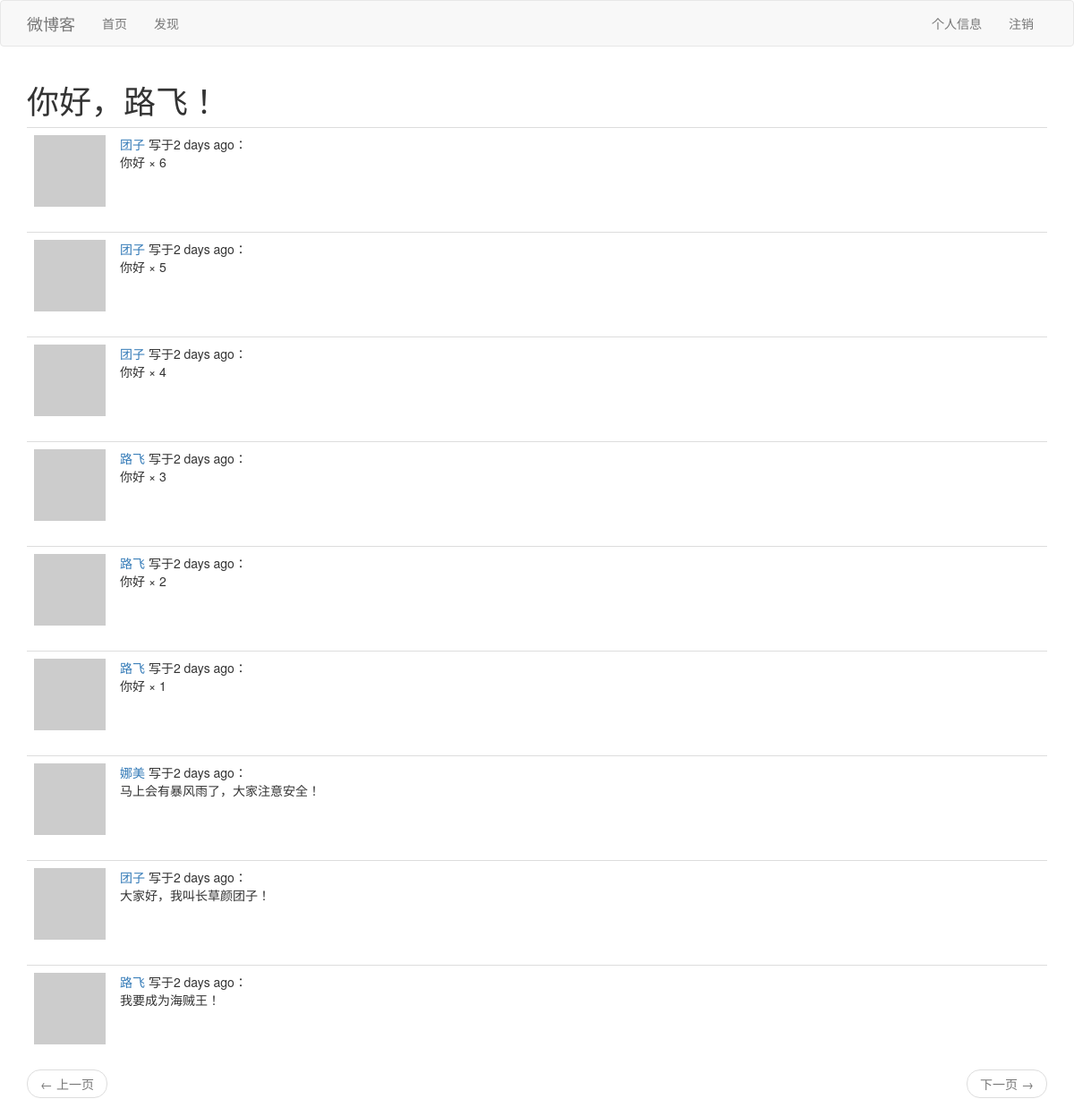
Page /explore (signed in) on the committed database.
### app/models.py (models this page shows, shortened)
class User(UserMixin, db.Model):
    id = db.Column(db.Integer, primary_key=True)
    username = db.Column(db.String(64), index=True, unique=True)
    email = db.Column(db.String(120), index=True, unique=True)
    password_hash = db.Column(db.String(128))
    posts = db.relationship('Post', backref='author', lazy='dynamic')
    about_me = db.Column(db.String(140))
    last_seen = db.Column(db.DateTime, default=datetime.utcnow)
    followed = db.relationship(
        'User', secondary=followers,
        primaryjoin=(followers.c.follower_id == id),
        secondaryjoin=(followers.c.followed_id == id),
        backref=db.backref('followers', lazy='dynamic'),
        lazy='dynamic')
    def avatar(self, size):
        digest = md5(self.email.lower().encode('utf-8')).hexdigest()
        return 'https://www.gravatar.com/avatar/{}?d=robohash&s={}'.format(
            digest, size)

class Post(db.Model):
    id = db.Column(db.Integer, primary_key=True)
    body = db.Column(db.String(140))
    timestamp = db.Column(db.DateTime, index=True, default=datetime.utcnow)
    user_id = db.Column(db.Integer, db.ForeignKey('user.id'))

### app/routes.py (the view)
@app.route('/explore')
@login_required
def explore():
    page = request.args.get('page', 1, type=int)
    posts = Post.query.order_by(Post.timestamp.desc()).paginate(
        page, app.config['POSTS_PER_PAGE'], False)
    next_url = url_for('index', page=posts.next_num) if posts.has_next else None
    prev_url = url_for('index', page=posts.prev_num) if posts.has_prev else None
    return render_template('index.html', title='发现', posts=posts.items,
                           next_url=next_url, prev_url=prev_url)

### app/models.py (called while the page is built)
@login.user_loader
def load_user(id):
    return User.query.get(int(id))

### app/routes.py (called while the page is built)
@app.before_request
def before_request():
    if current_user.is_authenticated:
        current_user.last_seen = datetime.utcnow()
        db.session.commit()

### app/templates/index.html (shortened to what this page needs)
{% extends 'base.html' %}
{% import 'bootstrap/wtf.html' as wtf %}
{% block app_content %}
    <h1>你好，{{ current_user.username }}！</h1>
    {% for post in posts %}
        {% include '_post.html' %}
    {% endfor %}
    <nav aria-label="...">
        <ul class="pager">
            <li class="previous{% if not prev_url %} disabled{% endif %}">
                <a href="{{ prev_url or '#' }}">
                    <span aria-hidden="true">&larr;</span> 上一页
                </a>
            </li>
            <li class="next{% if not next_url %} disabled{% endif %}">
                <a href="{{ next_url or '#' }}">
                    下一页 <span aria-hidden="true">&rarr;</span>
                </a>
            </li>
        </ul>
    </nav>
{% endblock %}

### app/templates/_post.html (shortened to what this page needs)
<table class="table table-hover">
    <tr>
        <td width="70px">
            <a href="{{ url_for('user', username=post.author.username) }}">
                <img src="{{ post.author.avatar(36) }}">
            </a>
        </td>
        <td>
            <a href="{{ url_for('user', username=post.author.username) }}">
                {{ post.author.username }}
            </a>
            写于{{ moment(post.timestamp).fromNow() }}：
            <br/>
            {{ post.body }}
        </td>
</table>

### rows in the picture
User: username "路飞"
Post: author.username "团子", timestamp "2 days ago", body "你好 × 6"
Post: author.username "团子", timestamp "2 days ago", body "你好 × 5"
Post: author.username "团子", timestamp "2 days ago", body "你好 × 4"
Post: author.username "路飞", timestamp "2 days ago", body "你好 × 3"
Post: author.username "路飞", timestamp "2 days ago", body "你好 × 2"
Post: author.username "路飞", timestamp "2 days ago", body "你好 × 1"
Post: author.username "娜美", timestamp "2 days ago", body "马上会有暴风雨了，大家注意安全！"
Post: author.username "团子", timestamp "2 days ago", body "大家好，我叫长草颜团子！"
Post: author.username "路飞", timestamp "2 days ago", body "我要成为海贼王！"
